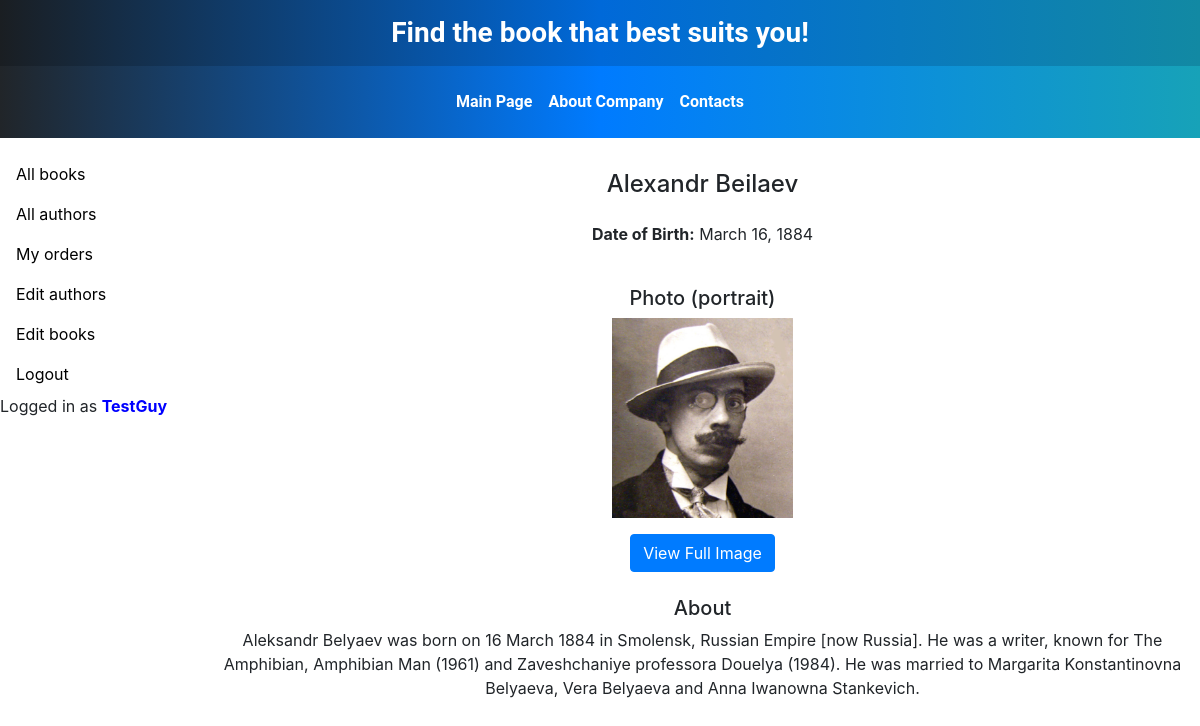
Screenshot of /authors/1/ (signed in) with the database file from the repository.
### catalog/models.py (models this page shows, shortened)
class Author(models.Model):
    first_name = models.CharField(max_length=100,
                                  help_text="Enter the name of the author",
                                  verbose_name="Author Name")
    last_name = models.CharField(max_length=100,
                                 help_text="Enter the surname of the author",
                                 verbose_name="Author Surname")
    date_of_birth = models.DateField(help_text="Enter the date of birth",
                                     verbose_name="Birthday",
                                     null=True,
                                     blank=True)
    about = models.TextField(help_text="Enter the data about author",
                             verbose_name="About author")
    photo = models.ImageField(upload_to='images',
                              help_text="Upload author photo",
                              verbose_name="Author Photo",
                              null=True,
                              blank=True)

### catalog/views.py (the view)
# urls.py: path('authors/<int:pk>/', login_required(views.AuthorDetailView.as_view()), name='authors-detail'),
class AuthorDetailView(DetailView):
    model = Author

### templates/catalog/author_detail.html
{% extends 'catalog/base.html' %}
{% block content %}
<div class="container text-start">
    <div class="row my-3">
        <div class="col-12">
            <h4>{{ author.first_name }} {{ author.last_name }}</h4>
        </div>
    </div>
    <div class="row mb-4">
        <div class="col-12">
            <p><strong>Date of Birth:</strong> {{ author.date_of_birth|date:"F j, Y" }}</p>
        </div>
    </div>
    <div class="row mb-4">
        <div class="col-12">
            <h5>Photo (portrait)</h5>
            {% if author.photo and author.photo.url %}
                <img src="{{ author.photo.url }}" alt="Portrait of {{ author.first_name }} {{ author.last_name }}" class="img-fluid" style="max-height: 200px;">
                <div class="mt-3">
                    <a href="{{ author.photo.url }}" class="btn btn-primary" target="_blank">View Full Image</a>
                </div>
            {% else %}
                <p class="text-muted">No photo available.</p>
            {% endif %}
        </div>
    </div>
    <div class="row mb-4">
        <div class="col-12">
            <h5>About</h5>
            <div class="author-about">
                {{ author.about|safe }}
            </div>
        </div>
    </div>
</div>
{% endblock %}

### templates/catalog/base.html (shortened to what this page needs)
<!doctype html>
<html lang="en">
<head>
    {% load static %}
    <link rel="stylesheet" href="https://stackpath.bootstrapcdn.com/bootstrap/4.5.2/css/bootstrap.min.css">
    <link rel="stylesheet" href="https://cdnjs.cloudflare.com/ajax/libs/font-awesome/4.7.0/css/font-awesome.min.css">
</head>
<body>
<div class="wrapper">
    <header class="header">
        <div class="container">
            <div class="row align-items-center">
                <div class="col-12 text-center text-md-left">
                    <h3 class="text-center font-weight-bold mb-0">
                        Find the book that best suits you!
                    </h3>
                </div>
            </div>
        </div>
    </header>
    <nav class="navbar navbar-expand-lg navbar-custom">
        <div class="container">
            <div class="collapse navbar-collapse justify-content-center" id="navbarNav">
                <ul class="navbar-nav">
                    <li class="nav-item">
                        <a class="nav-link" href="{% url 'index' %}">Main Page</a>
                    </li>
                    <li class="nav-item">
                        <a class="nav-link" href="{% url 'about' %}">About Company</a>
                    </li>
                    <li class="nav-item">
                        <a class="nav-link" href="{% url 'contacts' %}">Contacts</a>
                    </li>
                </ul>
            </div>
        </div>
    </nav>
    <div class="container-fluid content-area">
        <div class="row">
            <div class="col-2">
                {% block sidebar %}
                <nav class="nav flex-column">
                    <a class="nav-link" href="{% url 'books' %}">All books</a>
                    <a class="nav-link" href="{% url 'authors-list' %}">All authors</a>
                    {% if user.is_authenticated %}
                    <a class="nav-link" href="{% url 'my-borrowed-books' %}">My orders</a>
                    <a class="nav-link" href="{% url 'edit-authors' %}">Edit authors</a>
                    <a class="nav-link" href="{% url 'edit-books' %}">Edit books</a>
                    <a class="nav-link" href="#" onclick="event.preventDefault(); document.getElementById('logout-form').submit();">Logout</a>
                    <div>Logged in as <span style="color: blue; font-weight: bold;">{{ user.get_username }}</span></div>
                    {% else %}
                    <a class="nav-link" href="{% url 'login' %}">Login</a>
                    {% endif %}
                </nav>
                {% endblock sidebar %}
            </div>
            <div class="col-10">
                <div class="row text-center">
                    {% block content %}
                    {% endblock content %}
                </div>
            </div>
        </div>
    </div>
</div>
</body>
</html>

### templates/catalog/base.html (style rules this page uses)
.header { background: linear-gradient(90deg, #1a1e22, #0069d9, #1289a3); color: #fff; padding: 1rem 0; font-family: 'Roboto', sans-serif; }
.header h3 { font-size: 1.75rem; margin: 0; }
.navbar-custom { background: linear-gradient(90deg, #212529, #007bff, #17a2b8); color: #fff; padding: 1rem 0; font-family: 'Roboto', sans-serif; }
.navbar-custom .navbar-nav .nav-link { font-weight: bold; color: white; transition: color 0.3s ease, background-color 0.3s ease; }
.nav-link { color: #000; }
html, body { height: 100%; margin: 0; }
.wrapper { min-height: 100%; display: flex; flex-direction: column; }
.content-area { padding: 1rem 0; }

### rows the page displays
Author: first_name "Alexandr", last_name "Beilaev", date_of_birth "March 16, 1884", photo (picture), about "Aleksandr Belyaev was born on 16 March 1884 in Smolensk, Russian Empire [now Russia]. He was a writer, known for The Amphibian, Amphibian Man (1961) and Zaveshchaniye professora Douelya (1984). He was married to Margarita Konstantinovna Belyaeva, Vera Belyaeva and Anna Iwanowna Stankevich."

### other values shown
{{ user.get_username }} "TestGuy"
